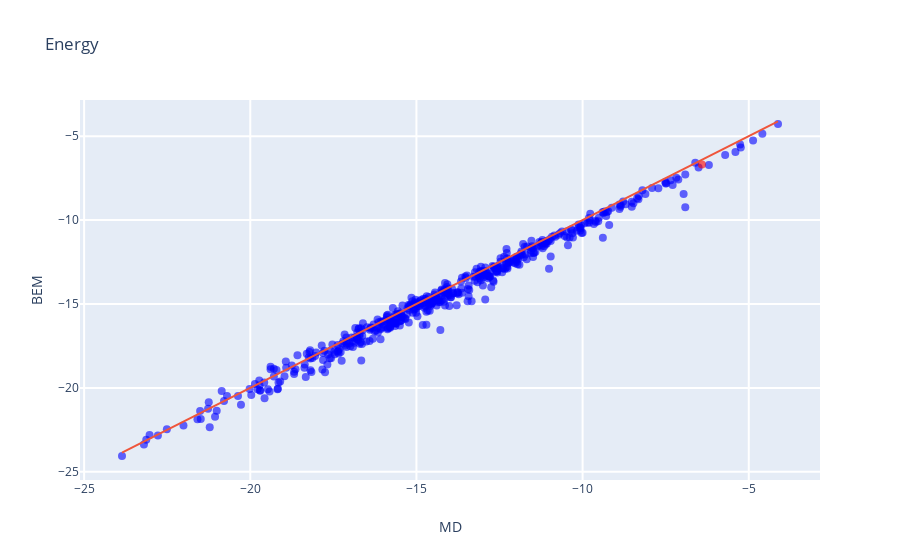

Write notebook code for a chart like this one.
### Code cell
plot_correl(dGdisp_e, dGdisp_i, iupac, key='tetrafluoro')

### Figure 1 — Plotly figure (JSON) as saved in the notebook; plotly's stock layout.template omitted (floating-point values rounded to 4 significant figures; data arrays with more than 128 entries replaced by an {"elided": "..."} marker saying what was removed)
{"data": [{"hoverinfo": "text", "marker": {"color": {"elided": "497 str values"}, "opacity": 0.6, "size": 8}, "mode": "markers", "text": {"elided": "497 str values"}, "type": "scatter", "x": {"elided": "497 float values"}, "y": {"elided": "497 float values"}}, {"mode": "lines", "type": "scatter", "x": [-23.86, -4.12], "y": [-23.86, -4.12]}], "layout": {"hovermode": "closest", "showlegend": false, "title": {"text": "Energy"}, "xaxis": {"gridwidth": 2, "ticklen": 5, "title": {"text": "MD"}, "zeroline": false}, "yaxis": {"gridwidth": 2, "ticklen": 5, "title": {"text": "BEM"}}}}
